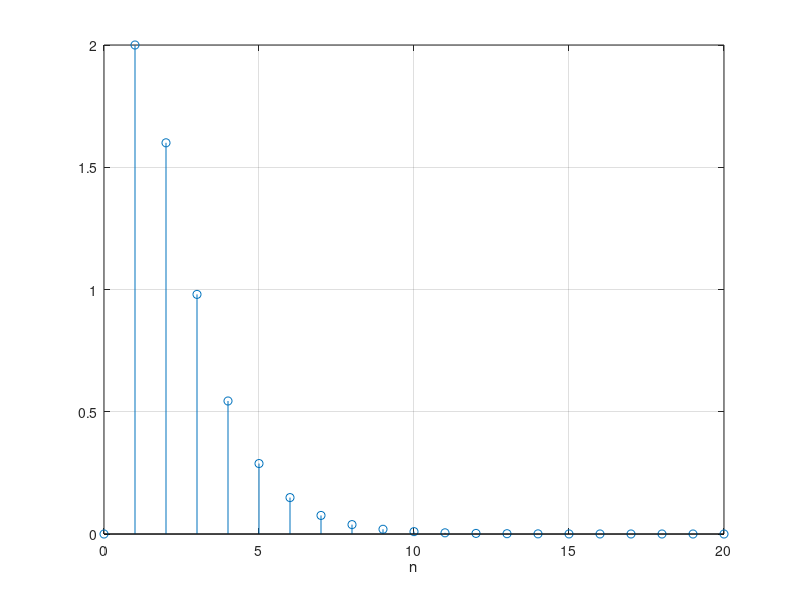

Source code (MATLAB):
disp("a)")

num = [2];

den = conv([1 -0.5], [1 -0.3]);
[r,p,k] = residue(num, den);

disp('residue');
disp(r);
disp('polos');
disp(p);
disp("Termo direto");
disp(k);

n = 0:20;
x_n = r(1)*(p(1).^n) + r(2)*(p(2).^n);
stem(n,x_n)
xlabel('n');
grid on;
